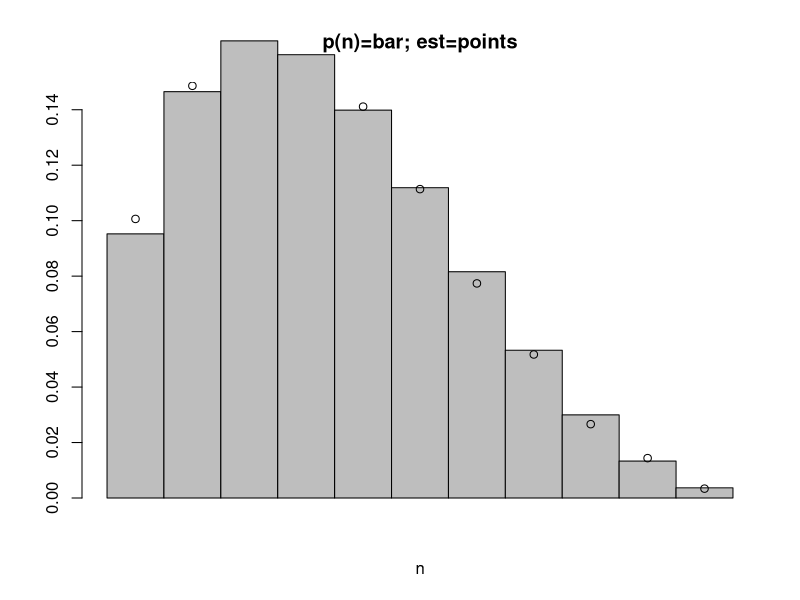
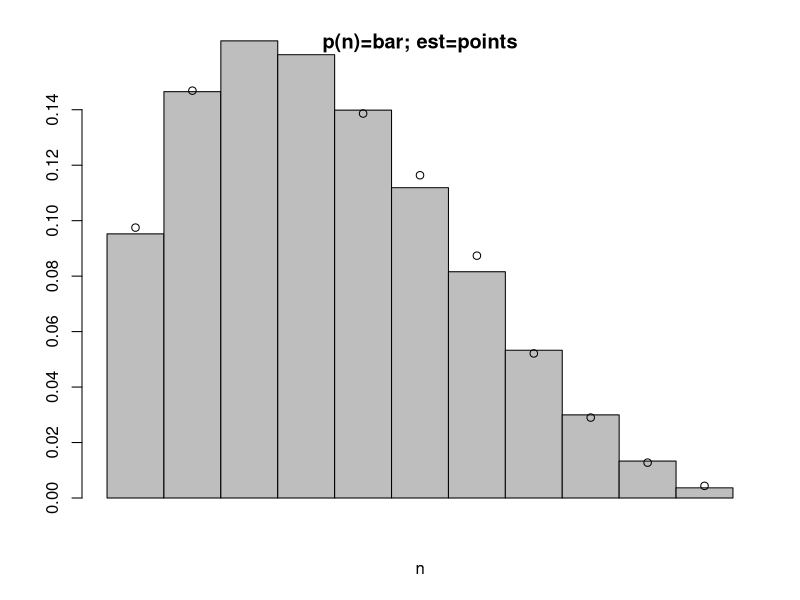

These charts were generated, in order, by the following R code:
## ---- chunk 1
knitr::opts_chunk$set(echo = TRUE)
## ---- chunk 2
set.seed(1)
m <- 10000          # 样本总数  
sigma <- 3          # 标准差  
x <- numeric(m)     # 初始化样本数组  
x[1] <- rnorm(1, 0, sigma)  # 初始样本  
k <- 0              # 拒绝计数  
u <- runif(m)       # 预先生成均匀随机数  
  
for (i in 2:m) {  
  xt <- x[i - 1]    # 前一个样本  
  y <- rnorm(1, xt, sigma)  # 从提案分布中生成候选样本  
    
  # 计算接受概率（简化形式）  
  accept_prob <- min(1, (1 + xt^2) / (1 + y^2))  
    
  # 根据接受概率决定是否接受候选样本  
  if (u[i] <= accept_prob) {  
    x[i] <- y  
  } else {  
    x[i] <- xt  
    k <- k + 1  # 拒绝计数加一  
  }  
}  
  
print(k)  # 打印拒绝次数  
  
# 计算并打印样本的十分位数与标准柯西分布的十分位数  
p <- seq(0.1, 0.9, 0.1)  
burn <- 1000  # 丢弃前1000个样本
xb <- x[(burn + 1):m]  # 丢弃后的样本  
Q <- quantile(xb, p)  # 计算样本的十分位数  
round(rbind(Q, qcauchy(p)), 3)  # 与标准柯西分布的十分位数进行比较，并四舍五入到小数点后三位
## ---- chunk 3
library(coda)
set.seed(1)
# Metropolis-Hastings 采样函数  
metropolis_hastings_chain <- function(n_iter, sigma) {  
  x <- numeric(n_iter)  
  x[1] <- rnorm(1, 0, sigma)  # 初始值  
    
  for (i in 2:n_iter) {  
    xt <- x[i - 1]  
    y <- rnorm(1, xt, sigma)  # 提案值  
    accept_prob <- min(1, (1 + xt^2) / (1 + y^2))  # 接受概率  
      
    if (runif(1) <= accept_prob) {  
      x[i] <- y  
    } else {  
      x[i] <- xt  
    }  
  }  
  return(x)  
}  
  
# 运行多条链并应用 Gelman-Rubin 收敛诊断  
run_chains_and_diagnose <- function(n_chains, n_iter, burn_in, sigma, target_R = 1.2) {  
  chains <- list()  
    
  # 运行多条链  
  for (i in 1:n_chains) {  
    chains[[i]] <- metropolis_hastings_chain(n_iter + burn_in, sigma)  
    chains[[i]] <- chains[[i]][(burn_in + 1):(n_iter + burn_in)]  
  }  
    
  # 将链转换为 coda 的 mcmc.list 对象  
  chains_mcmc <- mcmc.list(lapply(chains, mcmc))  
    
  # Gelman-Rubin 收敛诊断  
  gr_diag <- gelman.diag(chains_mcmc)  
    
  # 检查收敛性  
  if (all(gr_diag$psrf[, "Upper C.I."] < target_R)) {  
    return(chains)  
  } else {  
    warning("Chains did not converge. Consider increasing the number of iterations or the number of chains.")  
    return(NULL)  
  }  
}  
  
# 设置参数  
n_chains <- 3   
n_iter <- 10000    
burn_in <- 1000    
sigma <- 3   
  
# 运行链并进行收敛诊断  
converged_chains <- run_chains_and_diagnose(n_chains, n_iter, burn_in, sigma)  
  
# 如果收敛，则处理和分析收敛后的样本  
if (!is.null(converged_chains)) {  
  p <- seq(0.1, 0.9, 0.1)  
  Q <- quantile(converged_chains[[1]], p)  
  round(rbind(Q, qcauchy(p)), 3)
}
## ---- chunk 4
set.seed(1)
# 设置参数
N <- 10000  # 总迭代次数
burn <- 2000 
a <- 2 
b <- 4 
n <- 10  # 总的试验次数

# 初始化
x <- numeric(N)
y <- numeric(N)
x[1] <- rbinom(1, n, 0.5)  # 随机初始化x
y[1] <- rbeta(1, x[1] + a, n - x[1] + b)  # 随机初始化y

# 吉布斯采样
for (i in 2:N) {
  x[i] <- rbinom(1, n, y[i - 1])  
  y[i] <- rbeta(1, x[i] + a, n - x[i] + b)
}
xb <- x[(burn + 1):N]

# 计算边际分布的估计值
f1 <- table(xb) / length(xb)

# 计算真实的边际概率质量函数并比较
i <- 0:n
fx <- choose(n, i) * beta(i + a, n - i + b) / beta(a, b)
round(rbind(f1, fx), 3)

# 绘制结果
barplot(fx, space = 0, ylim = c(0, 0.15), xlab = "n", main = "p(n)=bar; est=points")
points(0:n + 0.5, f1)
## ---- chunk 5
# 设置参数
N <- 10000    
burn <- 2000  
a <- 2
b <- 4
n <- 10     
n_chains <- 3  # 链的数量

run_chains_and_diagnose <- function(n_chains, N, burn,  target_R = 1.2) {
  # 初始化多个链
  chains <- list()
  for (k in 1:n_chains) {
    x <- numeric(N)
    y <- numeric(N)
    x[1] <- rbinom(1, n, 0.5)  # 每条链独立随机初始化x
    y[1] <- rbeta(1, x[1] + a, n - x[1] + b)  # 随机初始化y
  
    # 吉布斯采样
    for (i in 2:N) {
      x[i] <- rbinom(1, n, y[i - 1])
      y[i] <- rbeta(1, x[i] + a, n - x[i] + b)
    }
  
    # 将结果存入链列表
    chains[[k]] <- x[(burn + 1):N]
  }
  # 将链转换为 coda 的 mcmc.list 对象  
  chains_mcmc <- mcmc.list(lapply(chains, mcmc))  
    
  # Gelman-Rubin 收敛诊断  
  gr_diag <- gelman.diag(chains_mcmc)  
    
  # 检查收敛性  
  if (all(gr_diag$psrf[, "Upper C.I."] < target_R)) {  
    return(chains)  
  } else {  
    warning("Chains did not converge. Consider increasing the number of iterations or the number of chains.")  
    return(NULL)  
  }
}
converged_chains <- run_chains_and_diagnose(n_chains, N, burn)
if (!is.null(converged_chains)) {  
  f1 <- table(converged_chains[[1]]) / length(converged_chains[[1]])
  i <- 0:n
  fx <- choose(n, i) * beta(i + a, n - i + b) / beta(a, b) 
  print(round(rbind(f1, fx), 3))
  barplot(fx, space = 0, ylim = c(0, 0.15), xlab = "n", main = "p(n)=bar; est=points")
  points(0:n + 0.5, f1)  
}
